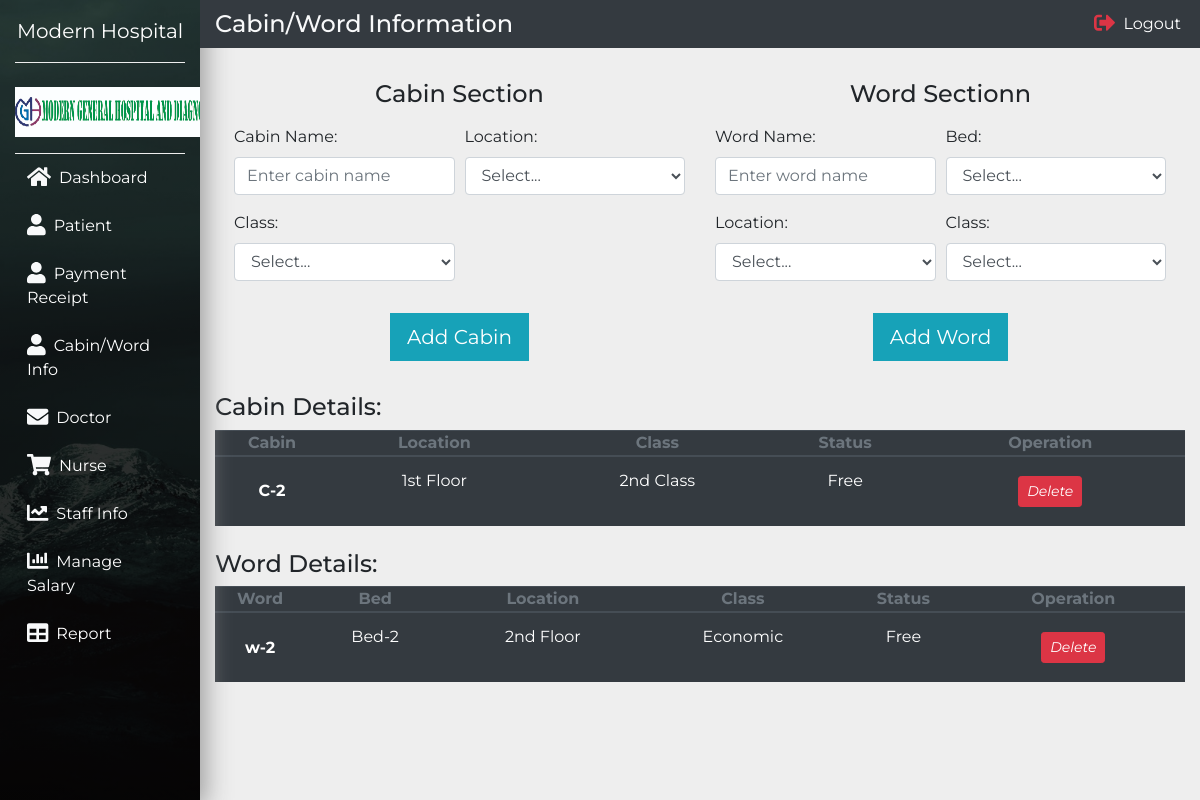
The app's page /Admin/cabinwordDetails.php, older data.
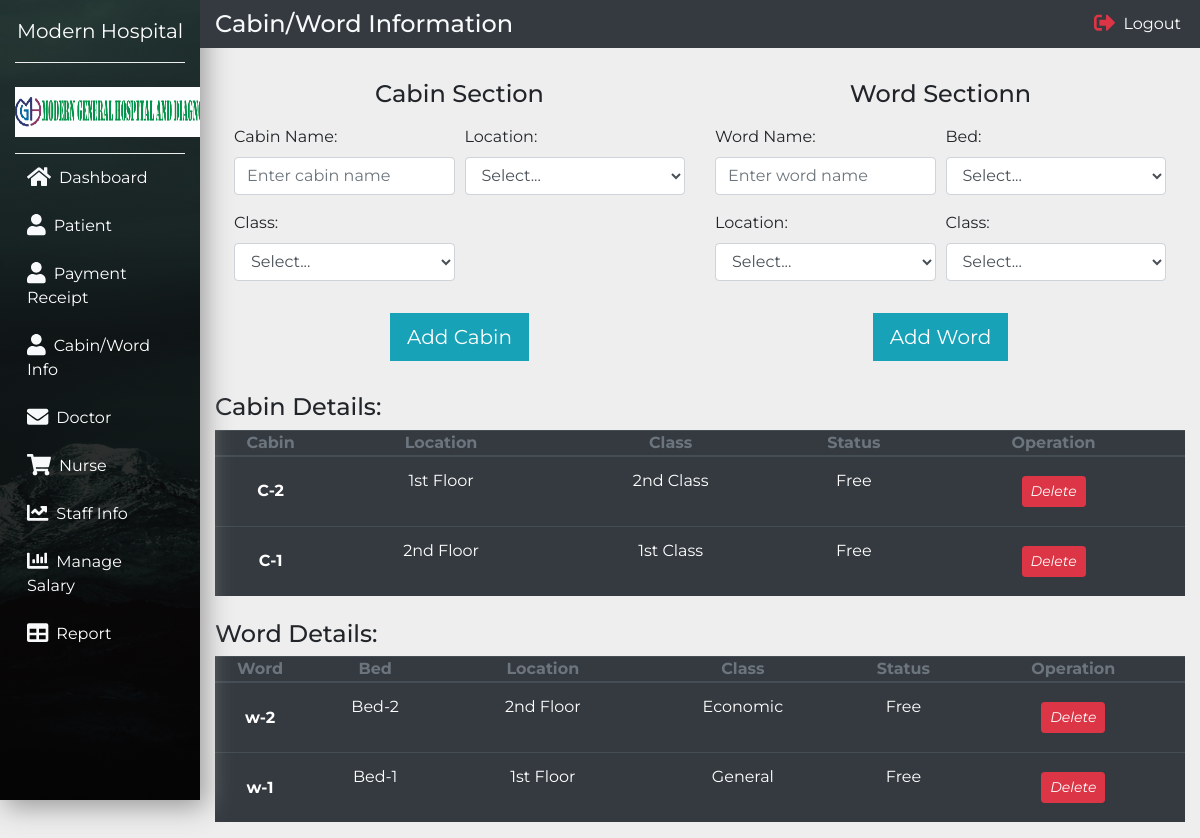
The same page, newer data.
### tables this page shows
CREATE TABLE `cabin` (
  `id` int(11) NOT NULL,
  `hosCabinName` varchar(50) NOT NULL,
  `hosLocation` varchar(50) NOT NULL,
  `hosCabinClass` varchar(50) NOT NULL,
  `hosCabinStatus` varchar(50) NOT NULL
);

CREATE TABLE `word` (
  `id` int(11) NOT NULL,
  `hosWordName` varchar(50) NOT NULL,
  `hosWordBed` varchar(50) NOT NULL,
  `hosWordLocation` varchar(50) NOT NULL,
  `hosWordClass` varchar(50) NOT NULL,
  `hosWordStatus` varchar(50) NOT NULL
);

### Admin/cabinwordDetails.php (the view, shortened to what the changed rows need)
<?php
include('include/config.php');
?>
<!doctype html>
<html lang="en">
<head>
  <link rel="stylesheet" href="./css/bootstrap.min.css">
  <link rel="stylesheet" href="./css/style.css">
</head>
<body>
  <section>
    <div class="container-fluid">
      <div class="row">
        <div class="col-xl-10 col-lg-9 col-md-8 ml-auto">
          <div class="row align-items-center">
            <div class="col-12">
              <table class="table table-dark table-hover text-center">
                <thead>
                  <tr class="text-muted">
                    <th>Cabin</th>
                    <th>Location</th>
                    <th>Class</th>
                    <th>Status</th>
                    <th>Operation</th>
                  </tr>
                </thead>
                <tbody>
<?php
$ret=mysqli_query($con,"select * from cabin ");
while ($row=mysqli_fetch_array($ret)) {
?>
                  <tr>
                    <th><?php  echo $row['hosCabinName'];?></th>
                    <td><?php  echo $row['hosLocation'];?></td>
                    <td><?php  echo $row['hosCabinClass'];?></td>
                    <td><?php  echo $row['hosCabinStatus'];?></td>
                    <td><a href="cabinwordDetails.php?id=<?php echo $row['id']?>&delet=delete" onClick="return confirm('Are you sure you want to delete?')"class="btn btn-transparent btn-xs tooltips" tooltip-placement="top" tooltip="Remove"><i class="btn btn-danger btn-sm">Delete</i></a></td>
                  </tr>
<?php
}
?>
                </tbody>
              </table>
            </div>
            <div class="col-12 mt-2">
              <table class="table table-dark table-hover text-center">
                <thead>
                  <tr class="text-muted">
                    <th>Word</th>
                    <th>Bed</th>
                    <th>Location</th>
                    <th>Class</th>
                    <th>Status</th>
                    <th>Operation</th>
                  </tr>
                </thead>
                <tbody>
<?php
$ret=mysqli_query($con,"select * from word ");
while ($row=mysqli_fetch_array($ret)) {
?>
                  <tr>
                    <th><?php  echo $row['hosWordName'];?></th>
                    <td><?php  echo $row['hosWordBed'];?></td>
                    <td><?php  echo $row['hosWordLocation'];?></td>
                    <td><?php  echo $row['hosWordClass'];?></td>
                    <td><?php  echo $row['hosWordStatus'];?></td>
                    <td><a href="cabinwordDetails.php?id=<?php echo $row['id']?>&del=delete" onClick="return confirm('Are you sure you want to delete?')"class="btn btn-transparent btn-xs tooltips" tooltip-placement="top" tooltip="Remove"><i class="btn btn-danger btn-sm">Delete</i></a></td>
                  </tr>
<?php
}
?>
                </tbody>
              </table>
            </div>
          </div>
        </div>
      </div>
    </div>
  </section>
</body>
</html>

Row changes from the older to the newer data that the page shows:
added cabin: hosCabinName "C-1", hosLocation "2nd Floor", hosCabinClass "1st Class", hosCabinStatus "Free"
added word: hosWordName "w-1", hosWordBed "Bed-1", hosWordLocation "1st Floor", hosWordClass "General", hosWordStatus "Free"
